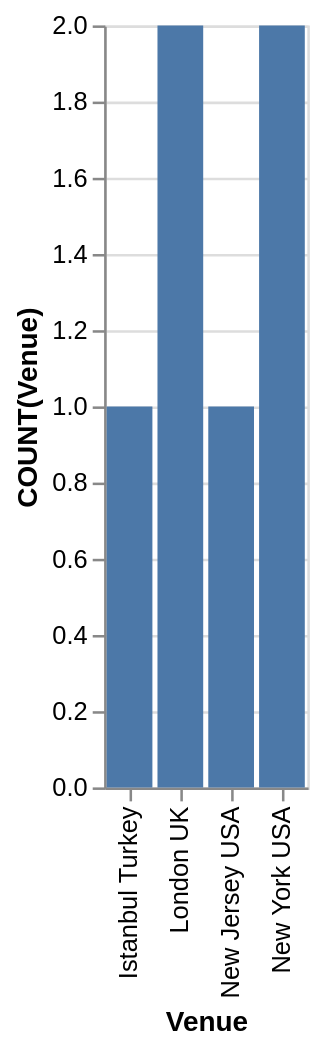

Vega-Lite specification for this chart:
### Vega-Lite specification from a JSON file in a GitHub repository (floating-point values rounded to 4 significant figures)
{"data": {"values": [{"x_data": "Istanbul Turkey", "y_data": 1}, {"x_data": "London UK", "y_data": 2}, {"x_data": "New Jersey USA", "y_data": 1}, {"x_data": "New York USA", "y_data": 2}]}, "mark": "bar", "encoding": {"x": {"field": "x_data", "type": "nominal", "title": "Venue", "sort": "ascending"}, "y": {"field": "y_data", "type": "quantitative", "title": "COUNT(Venue)"}}}
